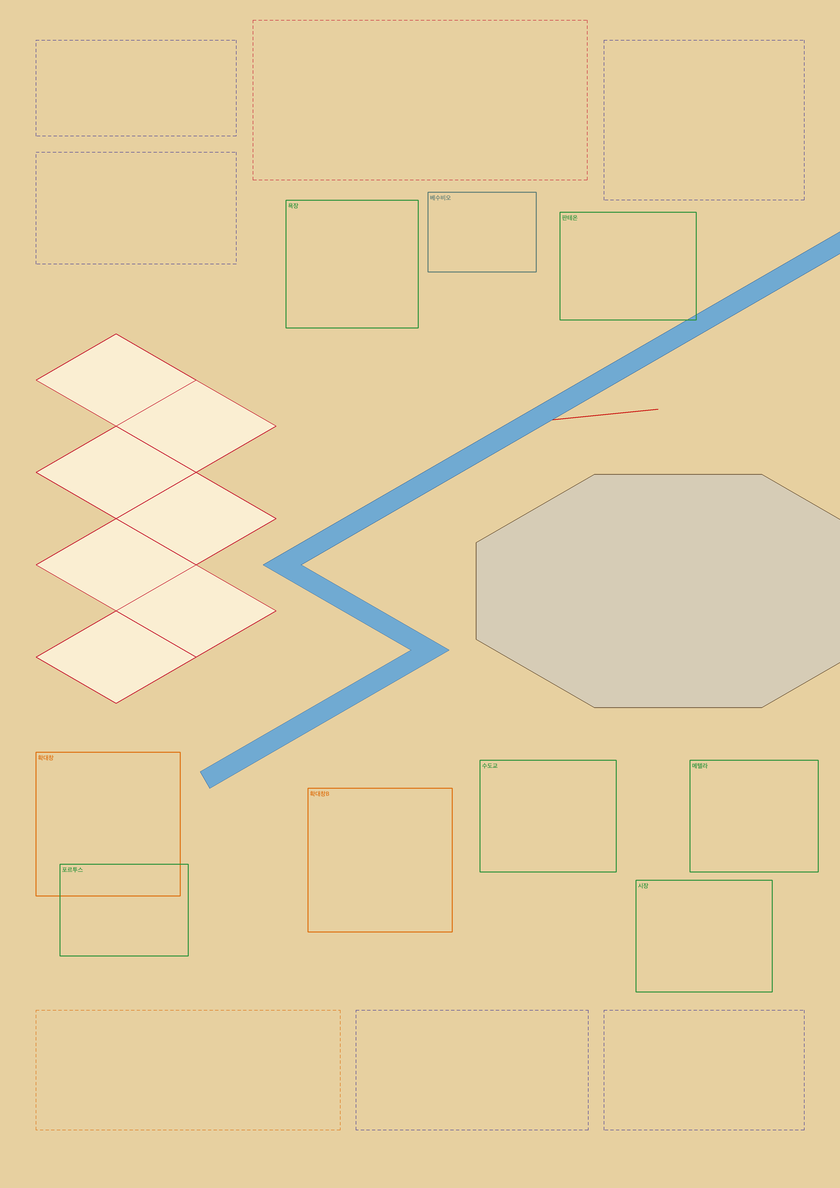

Recreate this plot in Python.
src = open("scripts/wireframe_v16.py", encoding="utf-8").read()
exec(compile(src, "wireframe_v16.py", "exec"))
M = Layer(0, 0, PW, PH, "map", bg=BG + (255,))
for (x0, y0, x1, y1, c) in [(18,20,118,68,C_BASIC),(18,76,118,132,C_BASIC),(302,20,402,100,C_BASIC),(18,505,170,565,C_DETAIL),(178,505,294,565,C_BASIC),(302,505,402,565,C_BASIC),(126.5,10,293.5,90,C_CORE)]:
    M.dashed_rect(x0,y0,x1,y1,c,0.3)
for k in range(NCELL):
    v = cell_verts(k)
    M.poly([v["L"], v["T"], v["R"], v["B"]], fill=(250,238,210), outline=C_CORE, lw=0.4)
oct_pts = []
for kk in range(8):
    ang = math.radians(22.5 + 45*kk)
    X, Y = ARENA_R*math.cos(ang), ARENA_R*math.sin(ang)
    oct_pts.append((ARENA_CX + C30*(X-Y), ARENA_CY + 0.5*(X+Y)))
M.poly(oct_pts, fill=(214,204,182), outline=EDGE, lw=0.4)
# wall top approx
M.line([(ARENA_CX-70, ARENA_CY-85), (ARENA_CX-10, ARENA_CY-91)], (200,0,0), 0.5)
print("A", RIVER_A, "arena cx", ARENA_CX)
cl = river_centerline(L2=(215-RIVER_A[0])/C30, L3=130)
poly, l, r = band_poly(cl, RIVER_W)
M.poly(poly, fill=RIVER, outline=RIVER_T, lw=0.3)
print([(round(a,1), round(b,1)) for a,b in cl])
# 후보 개체 상자
def box(x0,y0,x1,y1,c,t):
    M.rect(x0,y0,x1,y1,outline=c,lw=0.5); M.text(x0+1,y0+4,t,fnt("s",3),c)
box(143,100,209,164,C_SUP,"욕장"); box(214,96,268,136,C_SUP2,"베수비오"); 
box(280,106,348,160,C_SUP,"판테온")
box(18,376,90,448,C_DETAIL,"확대창"); 
box(154,394,226,466,C_DETAIL,"확대창B")
box(240,380,308,436,C_SUP,"수도교"); box(345,380,409,436,C_SUP,"메텔라"); box(318,440,386,496,C_SUP,"시장")
box(30,432,94,478,C_SUP,"포르투스")
out = M.img.resize((840, 1188), Image.LANCZOS).convert("RGB")
out.save("out/v16_work/test9.png")
